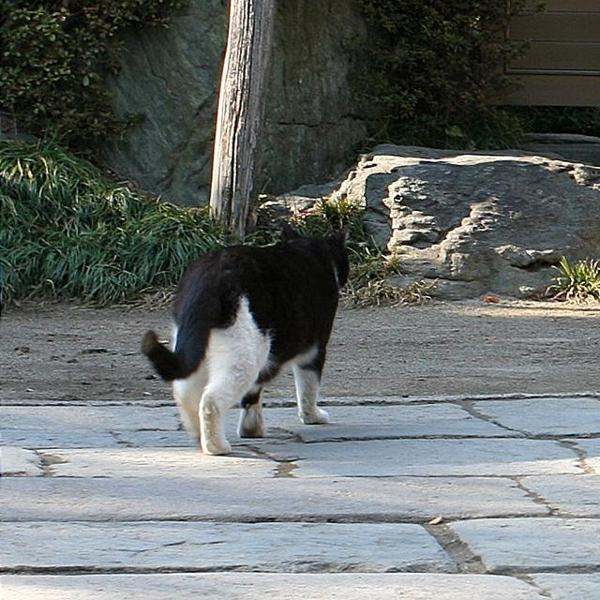
#> input picture data/NJUD/test/RGB/000008_left.jpg, 600 x 600 px
$ python -i heuristic.py   (imports and definitions only)
#> lines starting #> are read from the running program, lines starting #| are printed output that depends on the picture
"""Spectral-residual saliency (Hou & Zhang, 2007) — a checkpoint-free fallback."""

import cv2
import numpy as np

WORK_SIZE = 64


def spectral_residual_saliency(rgb: np.ndarray) -> np.ndarray:
    """Saliency map in [0, 1] at the input resolution for an RGB or gray image."""
    gray = cv2.cvtColor(rgb, cv2.COLOR_RGB2GRAY) if rgb.ndim == 3 else rgb
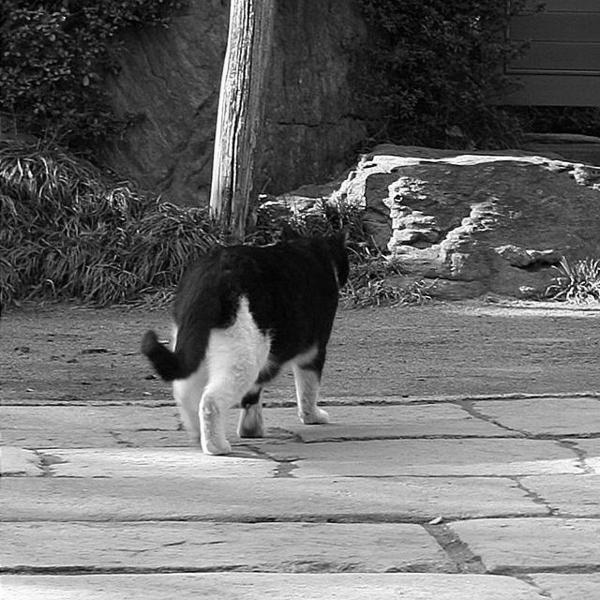
#> gray: shape (600, 600); min 0, max 255, mean 105.8
    h, w = gray.shape
#> h = 600; w = 600

    small = cv2.resize(gray, (WORK_SIZE, WORK_SIZE)).astype(np.float32)
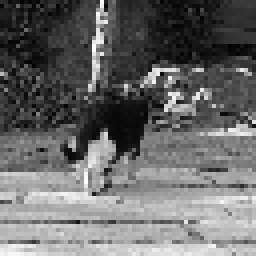
#> small: shape (64, 64) float32 (shown 4 times larger); min 2, max 253, mean 105.4
    fft = np.fft.fft2(small)
    log_amplitude = np.log(np.abs(fft) + 1e-8)
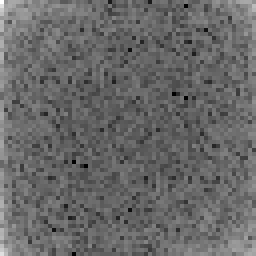
#> log_amplitude: shape (64, 64) float64 (shown 4 times larger); min 3.16, max 12.98, mean 7.18; drawn with min black and max white
    phase = np.angle(fft)
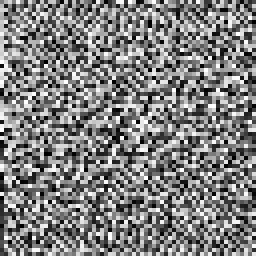
#> phase: shape (64, 64) float64 (shown 4 times larger); min -3.14, max 3.14, mean 0.0023; drawn with min black and max white
    residual = log_amplitude - cv2.blur(log_amplitude, (3, 3))
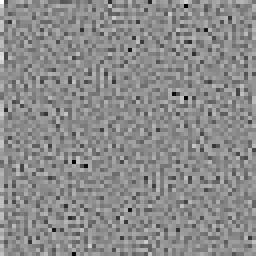
#> residual: shape (64, 64) float64 (shown 4 times larger); min -3.35, max 2.77, mean 0.00761; drawn with min black and max white
    sal = np.abs(np.fft.ifft2(np.exp(residual + 1j * phase))) ** 2
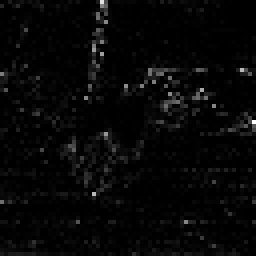
#> sal: shape (64, 64) float64 (shown 4 times larger); min 2.62e-09, max 0.0156, mean 0.000452; drawn with min black and max white
    sal = cv2.GaussianBlur(sal.astype(np.float32), (9, 9), 2.5)
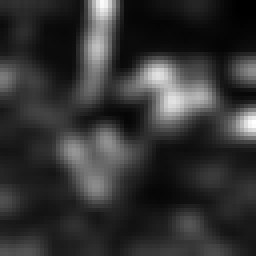
#> sal: shape (64, 64) float32 (shown 4 times larger); min 1.84e-05, max 0.00213, mean 0.000444; drawn with min black and max white

    lo, hi = float(sal.min()), float(sal.max())
#> lo = 1.84e-05; hi = 0.00213
    if hi - lo < 1e-12:
        return np.zeros((h, w), dtype=np.float32)
    sal = (sal - lo) / (hi - lo)
    return cv2.resize(sal, (w, h), interpolation=cv2.INTER_LINEAR).astype(np.float32)

>>> import cv2
>>> picture = cv2.cvtColor(cv2.imread('../../data/NJUD/test/RGB/000008_left.jpg'), cv2.COLOR_BGR2RGB)
>>> result = spectral_residual_saliency(picture)

$ run again, on data/NJUD/test/RGB/000017_left.jpg
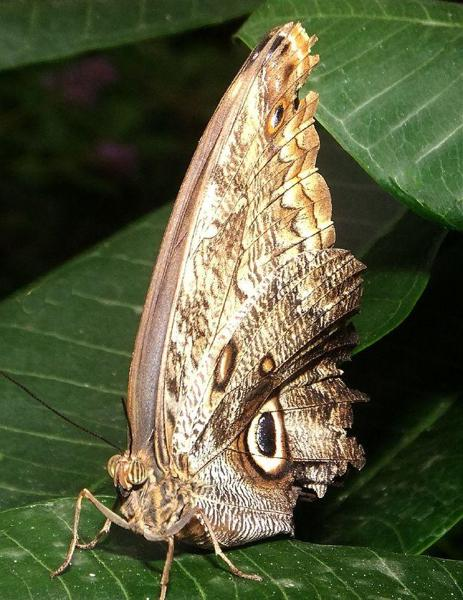
#> input picture data/NJUD/test/RGB/000017_left.jpg, 463 x 600 px
#> in spectral_residual_saliency, `sal = cv2.GaussianBlur(sal.astype(np.float32), (9, 9), 2.5)`:
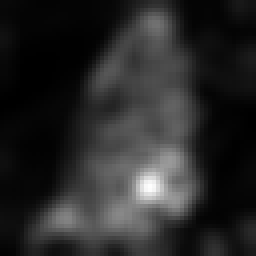
#> sal: shape (64, 64) float32 (shown 4 times larger); min 1.35e-05, max 0.00252, mean 0.000415; drawn with min black and max white
#> lo = 1.35e-05; hi = 0.00252
#> in spectral_residual_saliency, `return cv2.resize(sal, (w, h), interpolation=cv2.INTER_LINEAR).astype(..`:
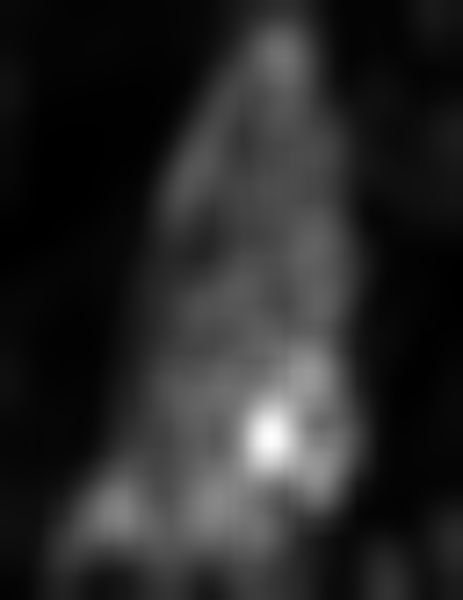
#> returned value: shape (600, 463) float32; min 2.28e-05, max 0.998, mean 0.16

$ run again, on data/NJUD/test/RGB/000023_left.jpg
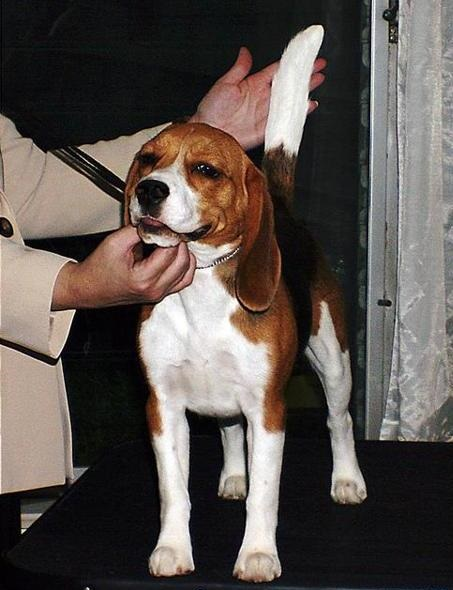
#> input picture data/NJUD/test/RGB/000023_left.jpg, 453 x 590 px
#> lo = 1.46e-05; hi = 0.0018
#> in spectral_residual_saliency, `return cv2.resize(sal, (w, h), interpolation=cv2.INTER_LINEAR).astype(..`:
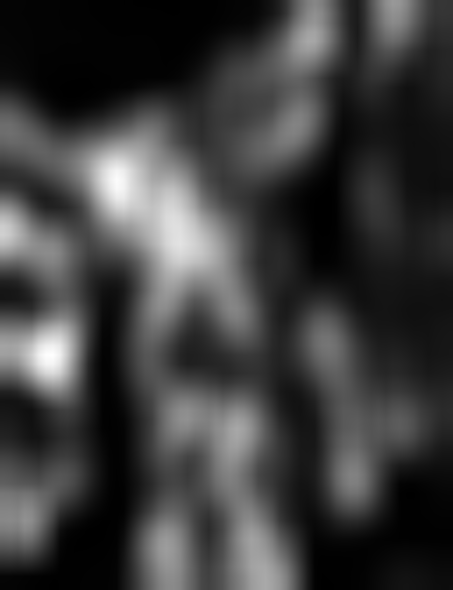
#> returned value: shape (590, 453) float32; min 0.000163, max 0.997, mean 0.242
